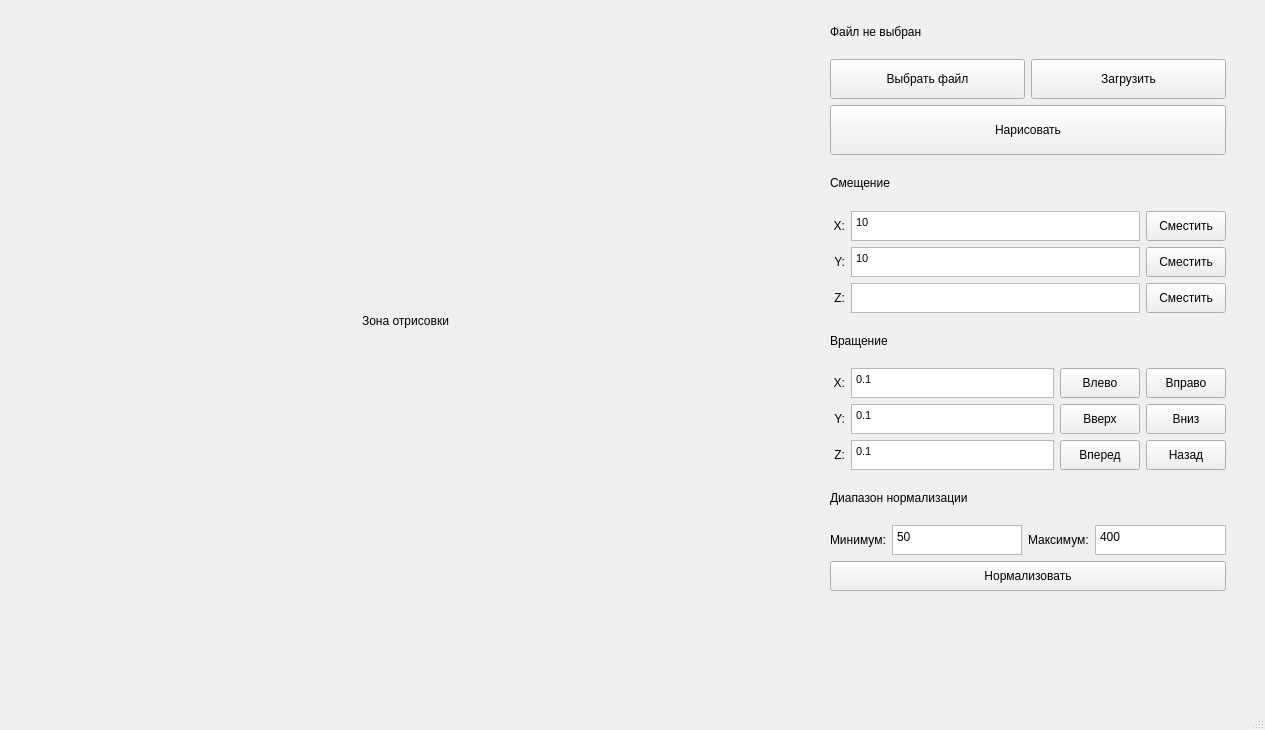
<?xml version="1.0" encoding="UTF-8"?>
<ui version="4.0">
 <class>MainWindow</class>
 <widget class="QMainWindow" name="MainWindow">
  <property name="geometry">
   <rect>
    <x>0</x>
    <y>0</y>
    <width>1265</width>
    <height>730</height>
   </rect>
  </property>
  <property name="windowTitle">
   <string>MainWindow</string>
  </property>
  <widget class="QWidget" name="centralwidget">
   <widget class="QLabel" name="draw_label">
    <property name="geometry">
     <rect>
      <x>10</x>
      <y>20</y>
      <width>791</width>
      <height>601</height>
     </rect>
    </property>
    <property name="text">
     <string>Зона отрисовки</string>
    </property>
    <property name="alignment">
     <set>Qt::AlignCenter</set>
    </property>
   </widget>
   <widget class="QWidget" name="verticalLayoutWidget">
    <property name="geometry">
     <rect>
      <x>830</x>
      <y>10</y>
      <width>396</width>
      <height>581</height>
     </rect>
    </property>
    <layout class="QVBoxLayout" name="verticalLayout">
     <item>
      <widget class="QLabel" name="fileName_label">
       <property name="text">
        <string>Файл не выбран</string>
       </property>
       <property name="wordWrap">
        <bool>true</bool>
       </property>
      </widget>
     </item>
     <item>
      <layout class="QHBoxLayout" name="horizontalLayout">
       <item>
        <widget class="QPushButton" name="fileDialog_bttn">
         <property name="minimumSize">
          <size>
           <width>0</width>
           <height>40</height>
          </size>
         </property>
         <property name="text">
          <string>Выбрать файл</string>
         </property>
        </widget>
       </item>
       <item>
        <widget class="QPushButton" name="fileLoad_bttn">
         <property name="minimumSize">
          <size>
           <width>0</width>
           <height>40</height>
          </size>
         </property>
         <property name="text">
          <string>Загрузить</string>
         </property>
        </widget>
       </item>
      </layout>
     </item>
     <item>
      <widget class="QPushButton" name="draw_bttn">
       <property name="minimumSize">
        <size>
         <width>0</width>
         <height>50</height>
        </size>
       </property>
       <property name="text">
        <string>Нарисовать</string>
       </property>
      </widget>
     </item>
     <item>
      <widget class="QLabel" name="label_3">
       <property name="text">
        <string>Смещение</string>
       </property>
      </widget>
     </item>
     <item>
      <layout class="QHBoxLayout" name="horizontalLayout_2">
       <item>
        <widget class="QLabel" name="label_4">
         <property name="minimumSize">
          <size>
           <width>15</width>
           <height>0</height>
          </size>
         </property>
         <property name="maximumSize">
          <size>
           <width>16777215</width>
           <height>30</height>
          </size>
         </property>
         <property name="text">
          <string>X:</string>
         </property>
         <property name="alignment">
          <set>Qt::AlignRight|Qt::AlignTrailing|Qt::AlignVCenter</set>
         </property>
        </widget>
       </item>
       <item>
        <widget class="QTextEdit" name="offset_x">
         <property name="maximumSize">
          <size>
           <width>16777215</width>
           <height>30</height>
          </size>
         </property>
         <property name="html">
          <string>&lt;!DOCTYPE HTML PUBLIC &quot;-//W3C//DTD HTML 4.0//EN&quot; &quot;http://www.w3.org/TR/REC-html40/strict.dtd&quot;&gt;
&lt;html&gt;&lt;head&gt;&lt;meta name=&quot;qrichtext&quot; content=&quot;1&quot; /&gt;&lt;style type=&quot;text/css&quot;&gt;
p, li { white-space: pre-wrap; }
&lt;/style&gt;&lt;/head&gt;&lt;body style=&quot; font-family:'MS Shell Dlg 2'; font-size:8pt; font-weight:400; font-style:normal;&quot;&gt;
&lt;p style=&quot; margin-top:0px; margin-bottom:0px; margin-left:0px; margin-right:0px; -qt-block-indent:0; text-indent:0px;&quot;&gt;&lt;span style=&quot; font-size:8.25pt;&quot;&gt;10&lt;/span&gt;&lt;/p&gt;&lt;/body&gt;&lt;/html&gt;</string>
         </property>
        </widget>
       </item>
       <item>
        <widget class="QPushButton" name="offset_x_bttn">
         <property name="minimumSize">
          <size>
           <width>0</width>
           <height>30</height>
          </size>
         </property>
         <property name="text">
          <string>Сместить</string>
         </property>
        </widget>
       </item>
      </layout>
     </item>
     <item>
      <layout class="QHBoxLayout" name="horizontalLayout_3">
       <item>
        <widget class="QLabel" name="label_5">
         <property name="minimumSize">
          <size>
           <width>15</width>
           <height>0</height>
          </size>
         </property>
         <property name="maximumSize">
          <size>
           <width>16777215</width>
           <height>30</height>
          </size>
         </property>
         <property name="text">
          <string>Y:</string>
         </property>
         <property name="alignment">
          <set>Qt::AlignRight|Qt::AlignTrailing|Qt::AlignVCenter</set>
         </property>
        </widget>
       </item>
       <item>
        <widget class="QTextEdit" name="offset_y">
         <property name="maximumSize">
          <size>
           <width>16777215</width>
           <height>30</height>
          </size>
         </property>
         <property name="html">
          <string>&lt;!DOCTYPE HTML PUBLIC &quot;-//W3C//DTD HTML 4.0//EN&quot; &quot;http://www.w3.org/TR/REC-html40/strict.dtd&quot;&gt;
&lt;html&gt;&lt;head&gt;&lt;meta name=&quot;qrichtext&quot; content=&quot;1&quot; /&gt;&lt;style type=&quot;text/css&quot;&gt;
p, li { white-space: pre-wrap; }
&lt;/style&gt;&lt;/head&gt;&lt;body style=&quot; font-family:'MS Shell Dlg 2'; font-size:8pt; font-weight:400; font-style:normal;&quot;&gt;
&lt;p style=&quot; margin-top:0px; margin-bottom:0px; margin-left:0px; margin-right:0px; -qt-block-indent:0; text-indent:0px;&quot;&gt;&lt;span style=&quot; font-size:8.25pt;&quot;&gt;10&lt;/span&gt;&lt;/p&gt;&lt;/body&gt;&lt;/html&gt;</string>
         </property>
        </widget>
       </item>
       <item>
        <widget class="QPushButton" name="offset_y_bttn">
         <property name="minimumSize">
          <size>
           <width>0</width>
           <height>30</height>
          </size>
         </property>
         <property name="text">
          <string>Сместить</string>
         </property>
        </widget>
       </item>
      </layout>
     </item>
     <item>
      <layout class="QHBoxLayout" name="horizontalLayout_4">
       <item>
        <widget class="QLabel" name="label_6">
         <property name="minimumSize">
          <size>
           <width>15</width>
           <height>0</height>
          </size>
         </property>
         <property name="maximumSize">
          <size>
           <width>16777215</width>
           <height>30</height>
          </size>
         </property>
         <property name="text">
          <string>Z:</string>
         </property>
         <property name="alignment">
          <set>Qt::AlignRight|Qt::AlignTrailing|Qt::AlignVCenter</set>
         </property>
        </widget>
       </item>
       <item>
        <widget class="QTextEdit" name="offset_z">
         <property name="maximumSize">
          <size>
           <width>16777215</width>
           <height>30</height>
          </size>
         </property>
        </widget>
       </item>
       <item>
        <widget class="QPushButton" name="offset_z_bttn">
         <property name="minimumSize">
          <size>
           <width>0</width>
           <height>30</height>
          </size>
         </property>
         <property name="text">
          <string>Сместить</string>
         </property>
        </widget>
       </item>
      </layout>
     </item>
     <item>
      <widget class="QLabel" name="label_7">
       <property name="text">
        <string>Вращение</string>
       </property>
      </widget>
     </item>
     <item>
      <layout class="QHBoxLayout" name="horizontalLayout_5">
       <item>
        <widget class="QLabel" name="label_8">
         <property name="minimumSize">
          <size>
           <width>15</width>
           <height>0</height>
          </size>
         </property>
         <property name="maximumSize">
          <size>
           <width>16777215</width>
           <height>30</height>
          </size>
         </property>
         <property name="text">
          <string>X:</string>
         </property>
         <property name="alignment">
          <set>Qt::AlignRight|Qt::AlignTrailing|Qt::AlignVCenter</set>
         </property>
        </widget>
       </item>
       <item>
        <widget class="QTextEdit" name="rotation_x">
         <property name="maximumSize">
          <size>
           <width>16777215</width>
           <height>30</height>
          </size>
         </property>
         <property name="frameShadow">
          <enum>QFrame::Plain</enum>
         </property>
         <property name="html">
          <string>&lt;!DOCTYPE HTML PUBLIC &quot;-//W3C//DTD HTML 4.0//EN&quot; &quot;http://www.w3.org/TR/REC-html40/strict.dtd&quot;&gt;
&lt;html&gt;&lt;head&gt;&lt;meta name=&quot;qrichtext&quot; content=&quot;1&quot; /&gt;&lt;style type=&quot;text/css&quot;&gt;
p, li { white-space: pre-wrap; }
&lt;/style&gt;&lt;/head&gt;&lt;body style=&quot; font-family:'MS Shell Dlg 2'; font-size:8pt; font-weight:400; font-style:normal;&quot;&gt;
&lt;p style=&quot; margin-top:0px; margin-bottom:0px; margin-left:0px; margin-right:0px; -qt-block-indent:0; text-indent:0px;&quot;&gt;&lt;span style=&quot; font-size:8.25pt;&quot;&gt;0.1&lt;/span&gt;&lt;/p&gt;&lt;/body&gt;&lt;/html&gt;</string>
         </property>
         <property name="placeholderText">
          <string>0.1</string>
         </property>
        </widget>
       </item>
       <item>
        <widget class="QPushButton" name="rotate_x_bttn">
         <property name="minimumSize">
          <size>
           <width>0</width>
           <height>30</height>
          </size>
         </property>
         <property name="text">
          <string>Влево</string>
         </property>
        </widget>
       </item>
       <item>
        <widget class="QPushButton" name="rotate_x_back_bttn">
         <property name="minimumSize">
          <size>
           <width>0</width>
           <height>30</height>
          </size>
         </property>
         <property name="text">
          <string>Вправо</string>
         </property>
        </widget>
       </item>
      </layout>
     </item>
     <item>
      <layout class="QHBoxLayout" name="horizontalLayout_7">
       <item>
        <widget class="QLabel" name="label_10">
         <property name="minimumSize">
          <size>
           <width>15</width>
           <height>0</height>
          </size>
         </property>
         <property name="maximumSize">
          <size>
           <width>16777215</width>
           <height>30</height>
          </size>
         </property>
         <property name="text">
          <string>Y:</string>
         </property>
         <property name="alignment">
          <set>Qt::AlignRight|Qt::AlignTrailing|Qt::AlignVCenter</set>
         </property>
        </widget>
       </item>
       <item>
        <widget class="QTextEdit" name="rotation_y">
         <property name="maximumSize">
          <size>
           <width>16777215</width>
           <height>30</height>
          </size>
         </property>
         <property name="html">
          <string>&lt;!DOCTYPE HTML PUBLIC &quot;-//W3C//DTD HTML 4.0//EN&quot; &quot;http://www.w3.org/TR/REC-html40/strict.dtd&quot;&gt;
&lt;html&gt;&lt;head&gt;&lt;meta name=&quot;qrichtext&quot; content=&quot;1&quot; /&gt;&lt;style type=&quot;text/css&quot;&gt;
p, li { white-space: pre-wrap; }
&lt;/style&gt;&lt;/head&gt;&lt;body style=&quot; font-family:'MS Shell Dlg 2'; font-size:8pt; font-weight:400; font-style:normal;&quot;&gt;
&lt;p style=&quot; margin-top:0px; margin-bottom:0px; margin-left:0px; margin-right:0px; -qt-block-indent:0; text-indent:0px;&quot;&gt;&lt;span style=&quot; font-size:8.25pt;&quot;&gt;0.1&lt;/span&gt;&lt;/p&gt;&lt;/body&gt;&lt;/html&gt;</string>
         </property>
        </widget>
       </item>
       <item>
        <widget class="QPushButton" name="rotate_y_bttn">
         <property name="minimumSize">
          <size>
           <width>0</width>
           <height>30</height>
          </size>
         </property>
         <property name="text">
          <string>Вверх</string>
         </property>
        </widget>
       </item>
       <item>
        <widget class="QPushButton" name="rotate_y_back_bttn">
         <property name="minimumSize">
          <size>
           <width>0</width>
           <height>30</height>
          </size>
         </property>
         <property name="text">
          <string>Вниз</string>
         </property>
        </widget>
       </item>
      </layout>
     </item>
     <item>
      <layout class="QHBoxLayout" name="horizontalLayout_6">
       <item>
        <widget class="QLabel" name="label_9">
         <property name="minimumSize">
          <size>
           <width>15</width>
           <height>0</height>
          </size>
         </property>
         <property name="maximumSize">
          <size>
           <width>16777215</width>
           <height>30</height>
          </size>
         </property>
         <property name="text">
          <string>Z:</string>
         </property>
         <property name="alignment">
          <set>Qt::AlignRight|Qt::AlignTrailing|Qt::AlignVCenter</set>
         </property>
        </widget>
       </item>
       <item>
        <widget class="QTextEdit" name="rotation_z">
         <property name="maximumSize">
          <size>
           <width>16777215</width>
           <height>30</height>
          </size>
         </property>
         <property name="layoutDirection">
          <enum>Qt::LeftToRight</enum>
         </property>
         <property name="styleSheet">
          <string notr="true"/>
         </property>
         <property name="html">
          <string>&lt;!DOCTYPE HTML PUBLIC &quot;-//W3C//DTD HTML 4.0//EN&quot; &quot;http://www.w3.org/TR/REC-html40/strict.dtd&quot;&gt;
&lt;html&gt;&lt;head&gt;&lt;meta name=&quot;qrichtext&quot; content=&quot;1&quot; /&gt;&lt;style type=&quot;text/css&quot;&gt;
p, li { white-space: pre-wrap; }
&lt;/style&gt;&lt;/head&gt;&lt;body style=&quot; font-family:'MS Shell Dlg 2'; font-size:8pt; font-weight:400; font-style:normal;&quot;&gt;
&lt;p style=&quot; margin-top:0px; margin-bottom:0px; margin-left:0px; margin-right:0px; -qt-block-indent:0; text-indent:0px;&quot;&gt;&lt;span style=&quot; font-size:8.25pt;&quot;&gt;0.1&lt;/span&gt;&lt;/p&gt;&lt;/body&gt;&lt;/html&gt;</string>
         </property>
        </widget>
       </item>
       <item>
        <widget class="QPushButton" name="rotate_z_bttn">
         <property name="minimumSize">
          <size>
           <width>0</width>
           <height>30</height>
          </size>
         </property>
         <property name="text">
          <string>Вперед</string>
         </property>
        </widget>
       </item>
       <item>
        <widget class="QPushButton" name="rotate_z_back_bttn">
         <property name="minimumSize">
          <size>
           <width>0</width>
           <height>30</height>
          </size>
         </property>
         <property name="text">
          <string>Назад</string>
         </property>
        </widget>
       </item>
      </layout>
     </item>
     <item>
      <widget class="QLabel" name="label">
       <property name="text">
        <string>Диапазон нормализации</string>
       </property>
      </widget>
     </item>
     <item>
      <layout class="QHBoxLayout" name="horizontalLayout_8">
       <item>
        <widget class="QLabel" name="label_2">
         <property name="text">
          <string>Минимум:</string>
         </property>
        </widget>
       </item>
       <item>
        <widget class="QPlainTextEdit" name="normalization_a">
         <property name="minimumSize">
          <size>
           <width>0</width>
           <height>30</height>
          </size>
         </property>
         <property name="maximumSize">
          <size>
           <width>16777215</width>
           <height>30</height>
          </size>
         </property>
         <property name="plainText">
          <string>50</string>
         </property>
        </widget>
       </item>
       <item>
        <widget class="QLabel" name="label_11">
         <property name="text">
          <string>Максимум:</string>
         </property>
        </widget>
       </item>
       <item>
        <widget class="QPlainTextEdit" name="normalization_b">
         <property name="minimumSize">
          <size>
           <width>0</width>
           <height>30</height>
          </size>
         </property>
         <property name="maximumSize">
          <size>
           <width>16777215</width>
           <height>30</height>
          </size>
         </property>
         <property name="plainText">
          <string>400</string>
         </property>
        </widget>
       </item>
      </layout>
     </item>
     <item>
      <widget class="QPushButton" name="normalization_bttn">
       <property name="minimumSize">
        <size>
         <width>0</width>
         <height>30</height>
        </size>
       </property>
       <property name="text">
        <string>Нормализовать</string>
       </property>
      </widget>
     </item>
    </layout>
   </widget>
  </widget>
  <widget class="QMenuBar" name="menubar">
   <property name="geometry">
    <rect>
     <x>0</x>
     <y>0</y>
     <width>1265</width>
     <height>31</height>
    </rect>
   </property>
  </widget>
  <widget class="QStatusBar" name="statusbar"/>
 </widget>
 <resources/>
 <connections/>
</ui>
